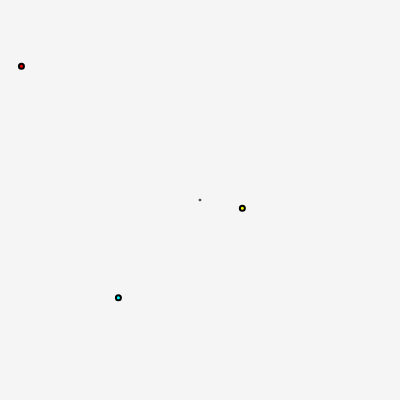
Frame 1 (no input)
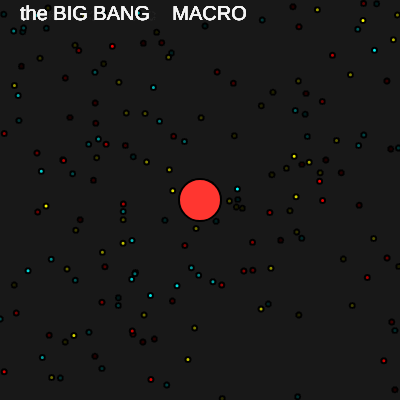
Frame 60 (no input)
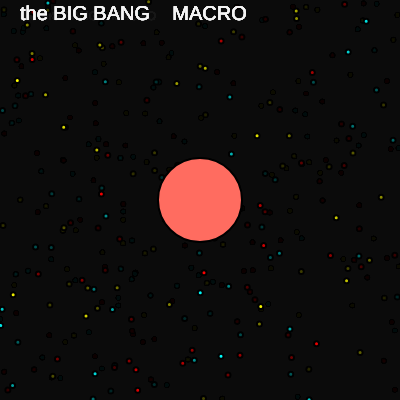
Frame 120 (the mouse pressed at the canvas centre since frame 60)

The p5.js sketch that drew these frames (run headless with seeded random() and noise() and a simulated clock; from frame 60 on, the mouse is pressed at the canvas centre):

// p5.js sketch
// ── sketch.js
// drawmotion1
let dia = 0;
let r, g, b;
let x, y;
let xSpeed, ySpeed;
let growthRate = 1;
//ChatGPT
let circleVisible = true;

let mode=1;

//explosion
let m = [];
let n = [];
let mSpd = [];
let nSpd = [];
let diam = [];

function setup() {
  createCanvas(400, 400);
  //drawmotion1
  r = 255;
  g = 0;
  b = 0;
  growthRate *= 0.7;
  // x = floor(random(125,275))
  // y = floor(random(125,275))
  // xSpeed = random(-3,3)
  // ySpeed = random(-3,3)

  // drawmotion2
  angleMode(DEGREES);

  //explosion
  for (let i = 0; i < 300; i++) {
    m[i] = width / 2;
    n[i] = height / 2;
    mSpd[i] = random(-2, 2);
    nSpd[i] = random(-2, 2);
    diam[i] = random(5, 40);
  }
}

function draw() {
  if (keyIsPressed) {
    if (key == "1") {
      mode = 1;
    } else if (key == "2") {
      mode = 2;
    } else if (key == "3") {
      mode = 3;
    }
  }

  if (mode == 1) {
    drawSceneBigBang();
  } else if (mode == 2) {
    drawSceneCells();
  } else if (mode == 3) {
    drawSceneDNA();
  }
}

// the big bang
function drawSceneBigBang() {
  fill(255)
  text("the BIG BANG    MACRO", 20, 20)
  textSize(20)
  
  push();

  background(0, 10);

  //random red, blue, yellow circles
  drawStar(255, 0, 0);
  drawStar(255, 255, 0);
  drawStar(0, 255, 255);

  if (circleVisible) {
    //big bang
    g += 0.9;
    b += 0.8;

    fill(r, g, b);
    dia += growthRate;
    circle(width / 2, height / 2, dia);
  }

  if (dia>180){
    fill(255)
    textSize(10)
    text("first, long press the mouse",20,30)
    text("then, long press the key",20,40)
    text("at last, press 2",20,50)
  }
  
  if (dia > 220) {
    circleVisible = false;
    drawmotion();
  }

  pop();
}

function drawmotion() {
  // background(0)
  if (keyIsPressed) {
    fill(random(255), random(255), random(255));
    beginShape();
    let radius = random(10, 50);
    for (let i = 0; i < 6; i++) {
      let angle = (TWO_PI / 6) * i;
      let sx = random(width) + cos(angle) * radius;
      let sy = random(height) + sin(angle) * radius;
      vertex(sx,sy);
    }
    endShape(CLOSE);
  }

  if (mouseIsPressed) {
    for (let i = 0; i < 300; i++) {
      m[i] += mSpd[i]*5;
      n[i] += nSpd[i]*5;
      fill(random(255), random(255), random(255));
      circle(m[i], n[i], diam[i]);
    }
  }
}

function drawStar(r, g, b) {
  x = random(width);
  y = random(height);

  strokeWeight(2);
  fill(r, g, b);
  circle(x, y, 5);
}

// the cell
let angleRot = 0;

function drawSceneCells() {
  push();
  background(0);
  cell(50, 100, 110, width / 2, height / 2, 2);
  cell(20, 30, 50, 100, 100, 5);
  cell(10, 60, 80, 350, 350, 7);
  cell(30, 10, 30, 350, 60, 10);
  cell(5, 20, 25, 50, 290, 20);

  if (frameCount <= 200) {
    angleRot = 1;
  } else if (frameCount <=800) {
    angleRot = 2;
  } else if (frameCount <= 1000) {
    angleRot = 5;
  } else if (frameCount <= 1100) {
    angleRot = 8;
  } else if (frameCount <= 1200) {
    angleRot = 12;
  } else if (frameCount <= 1300) {
    angleRot = 17;
  } else if (frameCount <= 1400) {
    angleRot = 23;
  } else if (frameCount <= 1500) {
    angleRot = 25;
  } else if (frameCount <= 16300) {
    angleRot = 27;
  }
  pop();
  fill(255)
  textSize(20)
  text("VARIATING CELLS   Mesoscopic",20,20)
  textSize(10)
  text("when the variation stopped, press 3",20,30)
  
}

function cell(amp, min, max, x, y, inc) {
  let freq = frameCount;
  let sinValue = sin(freq) * amp;

  stroke(255);

  push();
  translate(x, y);
  rotate(frameCount * 0.1);
  for (let angle = 0; angle < 360; angle += inc) {
    let radDist = map(sin(angle * angleRot), -1, 1, min, max); // radial distance
    let x = cos(angle) * radDist + sinValue;
    let y = sin(angle) * radDist + sinValue;
    line(0, sinValue, x, y);
  }
  pop();
}

// the DNA
function drawSceneDNA() {
  fill(255)
  textSize(20)
  text("DNA    MICRO",20,20)
  push();
  background(25, 48, 80, 10);

  genepair(100, 6);
  genepair(300, 6);
  genepair(width / 6, 40);
  genepair(200 - width / 6, 40);
  genepair(200 + width / 6, 40);
  genepair(400 - width / 6, 40);
  genepair(100 - width / 6, 57);
  genepair(width / 6 + 100, 57);
  genepair(300 - width / 6, 57);
  genepair(300 + width / 6, 57);
  genepair(width, 65);
  genepair(0, 65);
  genepair(200, 65);

  fill(255, 150);
  //from ChatGPT
  let centerX = random(width);
  let centerY = random(height);
  let radius = random(10, 50);
  let vertices = [];
  for (let i = 0; i < 6; i++) {
    let angle = (360 / 6) * i;
    let x = centerX + cos(angle) * radius;
    let y = centerY + sin(angle) * radius;
    vertices.push(createVector(x, y));
  }

  beginShape();
  for (let i = 0; i < vertices.length; i++) {
    vertex(vertices[i].x, vertices[i].y);
  }
  endShape();

  pop();
}

function genepair(x, amp) {
  let freq = frameCount * 3;
  let sinValue = sin(freq) * amp;

  let y = height / 2 + sinValue;
  let dia = 10;

  stroke(10);
  line(x, height / 2, x, y);
  line(x, height / 2, x, 400 - y);

  noStroke();
  fill(255);
  circle(x, y, dia);
  circle(x, 400 - y, dia);
}
